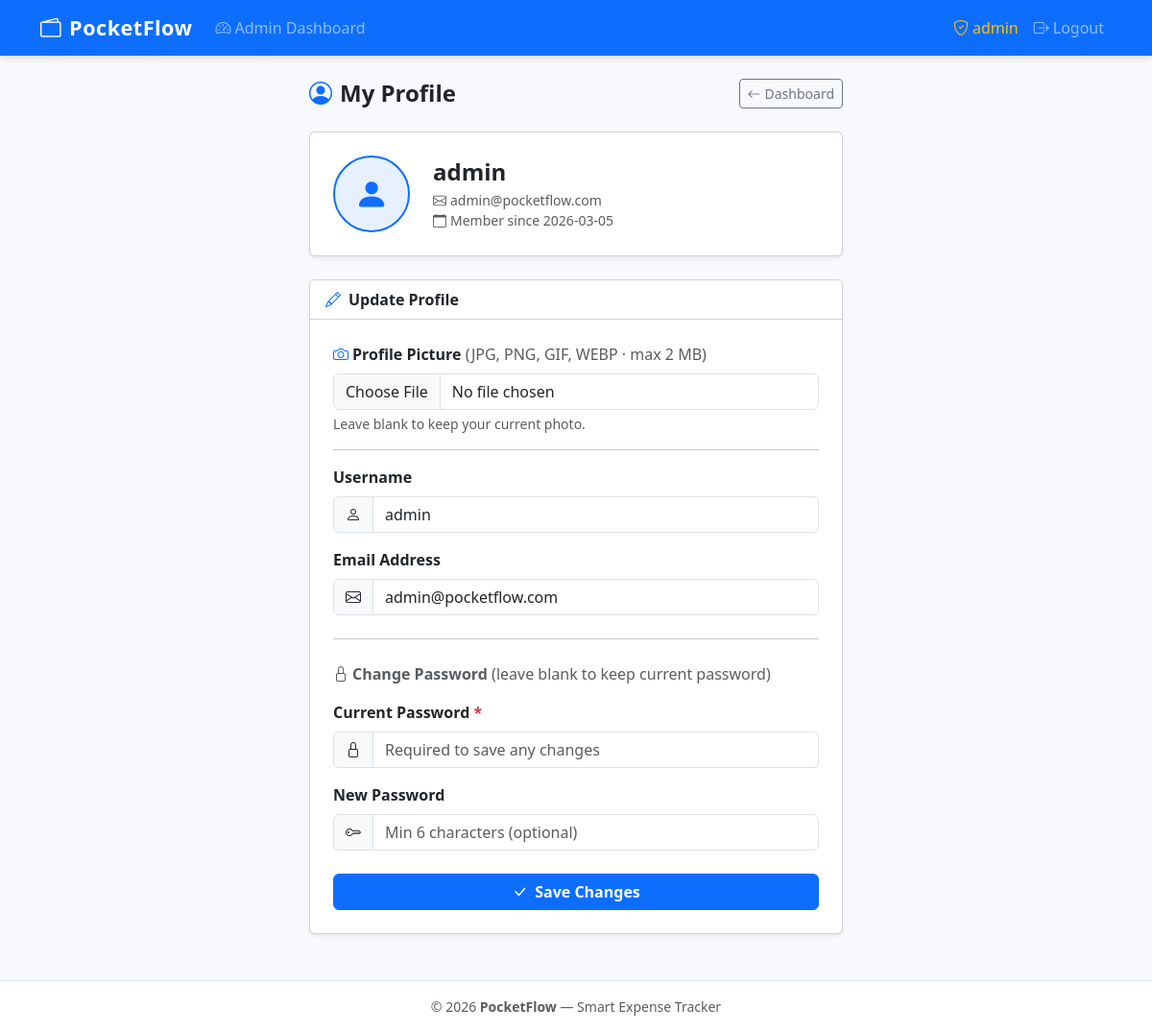
Screenshot of /profile (signed in) with the database file from the repository.
### tables this page shows
CREATE TABLE users (
            id            INTEGER PRIMARY KEY AUTOINCREMENT,
            username      TEXT    NOT NULL UNIQUE,
            email         TEXT    NOT NULL UNIQUE,
            password_hash TEXT    NOT NULL,
            is_admin      INTEGER NOT NULL DEFAULT 0,
            created_at    TEXT    NOT NULL DEFAULT (datetime('now'))
        , avatar TEXT NOT NULL DEFAULT '', remember_token TEXT NOT NULL DEFAULT '', remember_token_expiry INTEGER NOT NULL DEFAULT 0, monthly_budget REAL NOT NULL DEFAULT 0);

### app.py (the view, shortened to what this page needs)
@app.route('/profile', methods=['GET', 'POST'])
@login_required
def profile():
    user_id = session['user_id']
    conn = get_db()
    user = conn.execute('SELECT * FROM users WHERE id = ?', [user_id]).fetchone()
    conn.close()
    if request.method == 'GET':
        session['avatar'] = user['avatar'] if user['avatar'] else ''
    return render_template('profile.html', user=user)

### app.py (called while the page is built, shortened)
def get_db():
    conn = sqlite3.connect(DATABASE)
    conn.row_factory = sqlite3.Row
    conn.execute('PRAGMA foreign_keys = ON')
    return conn

def login_required(f):
    @wraps(f)
    def decorated(*args, **kwargs):
        if 'user_id' not in session:
            flash('Please log in to continue.', 'warning')
            return redirect(url_for('login'))
        return f(*args, **kwargs)
    return decorated

@app.before_request
def load_user_from_remember_token():
    if 'user_id' in session:
        return

### templates/profile.html (shortened to what this page needs)
{% extends 'base.html' %}
{% block content %}
<div class="container" style="max-width:580px">
  <div class="page-header mt-2">
    <h2><i class="bi bi-person-circle me-2 text-primary"></i>My Profile</h2>
    <a href="{{ url_for('dashboard') }}" class="btn btn-outline-secondary btn-sm">
      <i class="bi bi-arrow-left me-1"></i>Dashboard
    </a>
  </div>
  <div class="card shadow-sm mb-4">
    <div class="card-body d-flex align-items-center gap-4 p-4">
      <div class="position-relative" style="flex-shrink:0">
        {% if user.avatar %}
          <img id="avatarPreview"
               src="{{ url_for('static', filename=user.avatar) }}"
               alt="Profile picture"
               class="rounded-circle border border-2 border-primary"
               style="width:80px;height:80px;object-fit:cover;">
        {% else %}
          <div id="avatarPreview"
               class="bg-primary bg-opacity-10 rounded-circle d-flex align-items-center justify-content-center border border-2 border-primary"
               style="width:80px;height:80px;">
            <i class="bi bi-person-fill text-primary" style="font-size:2.2rem"></i>
          </div>
        {% endif %}
      </div>
      <div>
        <h4 class="fw-bold mb-1">{{ user.username }}</h4>
        <p class="text-muted mb-0 small"><i class="bi bi-envelope me-1"></i>{{ user.email }}</p>
        <p class="text-muted mb-0 small">
          <i class="bi bi-calendar me-1"></i>Member since {{ user.created_at[:10] }}
        </p>
      </div>
    </div>
  </div>
  <div class="card shadow-sm">
    <div class="card-header bg-white fw-semibold">
      <i class="bi bi-pencil me-2 text-primary"></i>Update Profile
    </div>
    <div class="card-body p-4">
      <form method="POST" action="{{ url_for('profile') }}"
            enctype="multipart/form-data" novalidate>
        <div class="mb-3">
          <label for="avatar" class="form-label fw-semibold">
            <i class="bi bi-camera me-1 text-primary"></i>Profile Picture
            <span class="text-muted fw-normal">(JPG, PNG, GIF, WEBP · max 2 MB)</span>
          </label>
          <input type="file" id="avatar" name="avatar" class="form-control"
                 accept="image/jpeg,image/png,image/gif,image/webp">
          <div class="form-text">Leave blank to keep your current photo.</div>
        </div>
        <hr class="my-3">
        <div class="mb-3">
          <label for="username" class="form-label fw-semibold">Username</label>
          <div class="input-group">
            <span class="input-group-text"><i class="bi bi-person"></i></span>
            <input type="text" id="username" name="username" class="form-control"
                   value="{{ user.username }}" required>
          </div>
        </div>
        <div class="mb-3">
          <label for="email" class="form-label fw-semibold">Email Address</label>
          <div class="input-group">
            <span class="input-group-text"><i class="bi bi-envelope"></i></span>
            <input type="email" id="email" name="email" class="form-control"
                   value="{{ user.email }}" required>
          </div>
        </div>
        <hr class="my-4">
        <p class="fw-semibold text-muted mb-3">
          <i class="bi bi-lock me-1"></i>Change Password
          <span class="fw-normal">(leave blank to keep current password)</span>
        </p>
        <div class="mb-3">
          <label for="current_password" class="form-label fw-semibold">
            Current Password <span class="text-danger">*</span>
          </label>
          <div class="input-group">
            <span class="input-group-text"><i class="bi bi-lock"></i></span>
            <input type="password" id="current_password" name="current_password" class="form-control"
                   placeholder="Required to save any changes" required>
          </div>
        </div>
        <div class="mb-4">
          <label for="new_password" class="form-label fw-semibold">New Password</label>
          <div class="input-group">
            <span class="input-group-text"><i class="bi bi-key"></i></span>
            <input type="password" id="new_password" name="new_password" class="form-control"
                   placeholder="Min 6 characters (optional)">
          </div>
        </div>
        <div class="d-grid">
          <button type="submit" class="btn btn-primary fw-semibold">
            <i class="bi bi-check-lg me-2"></i>Save Changes
          </button>
        </div>
      </form>
    </div>
  </div>
</div>
{% endblock %}

### templates/base.html (shortened to what this page needs)
<!DOCTYPE html>
<html lang="en">
<head>
  <link rel="stylesheet" href="https://cdn.jsdelivr.net/npm/bootstrap@5.3.2/dist/css/bootstrap.min.css">
  <link rel="stylesheet" href="https://cdn.jsdelivr.net/npm/bootstrap-icons@1.11.3/font/bootstrap-icons.css">
  <link rel="stylesheet" href="{{ url_for('static', filename='css/style.css') }}">
</head>
<body>
<nav class="navbar navbar-expand-lg navbar-dark bg-primary">
  <div class="container">
    <a class="navbar-brand fw-bold" href="{{ url_for('index') }}">
      <i class="bi bi-wallet2 me-2"></i>PocketFlow
    </a>
    <div class="collapse navbar-collapse" id="mainNav">
      {% if session.user_id %}
        <ul class="navbar-nav me-auto">
          {% if session.is_admin %}
            <li class="nav-item">
              <a class="nav-link {{ 'active' if request.endpoint == 'admin_dashboard' }}"
                 href="{{ url_for('admin_dashboard') }}">
                <i class="bi bi-speedometer2 me-1"></i>Admin Dashboard
              </a>
            </li>
          {% endif %}
        </ul>
        <ul class="navbar-nav ms-auto">
          {% if not session.is_admin %}
            <li class="nav-item">
              <a class="nav-link d-flex align-items-center gap-2 {{ 'active' if request.endpoint == 'profile' }}"
                 href="{{ url_for('profile') }}">
                {% if session.get('avatar') %}
                  <img src="{{ url_for('static', filename=session.avatar) }}"
                       alt="avatar"
                       style="width:26px;height:26px;object-fit:cover;border-radius:50%;border:2px solid rgba(255,255,255,.6)">
                {% else %}
                  <i class="bi bi-person-circle"></i>
                {% endif %}
                {{ session.username }}
              </a>
            </li>
          {% else %}
            <li class="nav-item">
              <span class="nav-link text-warning">
                <i class="bi bi-shield-check me-1"></i>{{ session.username }}
              </span>
            </li>
          {% endif %}
          <li class="nav-item">
            <a class="nav-link" href="{{ url_for('logout') }}">
              <i class="bi bi-box-arrow-right me-1"></i>Logout
            </a>
          </li>
        </ul>
      {% endif %}
    </div>
  </div>
</nav>
{% block content %}{% endblock %}
<footer class="py-3 bg-white border-top mt-5">
  <div class="container text-center text-muted small">
    &copy; 2026 <strong>PocketFlow</strong> &mdash; Smart Expense Tracker
  </div>
</footer>
</body>
</html>

### static/css/style.css (style rules this page uses)
:root { --pf-primary: #4e73df; --pf-success: #1cc88a; --pf-warning: #f6c23e; --pf-danger: #e74a3b; --pf-info: #36b9cc; --pf-secondary: #858796; --pf-bg: #f8f9fc; }
body { background-color: var(--pf-bg); font-family: 'Segoe UI', system-ui, -apple-system, sans-serif; min-height: 100vh; display: flex; flex-direction: column; }
.navbar { box-shadow: 0 2px 8px rgba(0,0,0,.15); }
.navbar-brand { font-size: 1.35rem; letter-spacing: .5px; }
.page-header { display: flex; align-items: center; justify-content: space-between; margin-bottom: 1.5rem; flex-wrap: wrap; gap: .5rem; }
.page-header h2 { margin: 0; font-weight: 700; font-size: 1.5rem; }
footer { margin-top: auto; }

### rows the page displays
users: username "admin", email "admin@pocketflow.com", created_at "2026-03-05"
